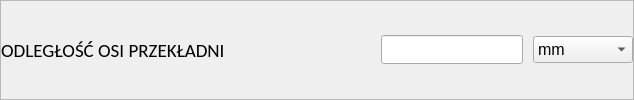
                  <widget class="QFrame" name="frame_wheelbase">
                   <property name="sizePolicy">
                    <sizepolicy hsizetype="Minimum" vsizetype="Maximum">
                     <horstretch>0</horstretch>
                     <verstretch>0</verstretch>
                    </sizepolicy>
                   </property>
                   <property name="styleSheet">
                    <string notr="true"/>
                   </property>
                   <property name="frameShape">
                    <enum>QFrame::StyledPanel</enum>
                   </property>
                   <property name="frameShadow">
                    <enum>QFrame::Raised</enum>
                   </property>
                   <layout class="QHBoxLayout" name="horizontalLayout_27">
                    <property name="spacing">
                     <number>0</number>
                    </property>
                    <property name="leftMargin">
                     <number>0</number>
                    </property>
                    <property name="topMargin">
                     <number>0</number>
                    </property>
                    <property name="rightMargin">
                     <number>0</number>
                    </property>
                    <property name="bottomMargin">
                     <number>0</number>
                    </property>
                    <item>
                     <widget class="QLabel" name="label_wheelbase">
                      <property name="sizePolicy">
                       <sizepolicy hsizetype="Fixed" vsizetype="Preferred">
                        <horstretch>0</horstretch>
                        <verstretch>0</verstretch>
                       </sizepolicy>
                      </property>
                      <property name="minimumSize">
                       <size>
                        <width>370</width>
                        <height>0</height>
                       </size>
                      </property>
                      <property name="maximumSize">
                       <size>
                        <width>370</width>
                        <height>16777215</height>
                       </size>
                      </property>
                      <property name="font">
                       <font>
                        <family>Calibri</family>
                        <pointsize>14</pointsize>
                       </font>
                      </property>
                      <property name="text">
                       <string>ODLEGŁOŚĆ OSI PRZEKŁADNI</string>
                      </property>
                     </widget>
                    </item>
                    <item>
                     <widget class="QLineEdit" name="lineEdit_wheelbase">
                      <property name="sizePolicy">
                       <sizepolicy hsizetype="Expanding" vsizetype="Fixed">
                        <horstretch>0</horstretch>
                        <verstretch>0</verstretch>
                       </sizepolicy>
                      </property>
                      <property name="minimumSize">
                       <size>
                        <width>0</width>
                        <height>40</height>
                       </size>
                      </property>
                      <property name="maximumSize">
                       <size>
                        <width>16777215</width>
                        <height>16777215</height>
                       </size>
                      </property>
                      <property name="font">
                       <font>
                        <family>Calibri</family>
                        <pointsize>14</pointsize>
                       </font>
                      </property>
                      <property name="styleSheet">
                       <string notr="true">margin: 10px;</string>
                      </property>
                      <property name="dragEnabled">
                       <bool>false</bool>
                      </property>
                      <property name="placeholderText">
                       <string/>
                      </property>
                      <property name="clearButtonEnabled">
                       <bool>true</bool>
                      </property>
                     </widget>
                    </item>
                    <item>
                     <widget class="QComboBox" name="comboBox_wheelbase">
                      <property name="sizePolicy">
                       <sizepolicy hsizetype="Fixed" vsizetype="Fixed">
                        <horstretch>0</horstretch>
                        <verstretch>0</verstretch>
                       </sizepolicy>
                      </property>
                      <property name="minimumSize">
                       <size>
                        <width>100</width>
                        <height>0</height>
                       </size>
                      </property>
                      <property name="maximumSize">
                       <size>
                        <width>100</width>
                        <height>16777215</height>
                       </size>
                      </property>
                      <property name="font">
                       <font>
                        <pointsize>12</pointsize>
                       </font>
                      </property>
                      <item>
                       <property name="text">
                        <string>mm</string>
                       </property>
                      </item>
                      <item>
                       <property name="text">
                        <string>cm</string>
                       </property>
                      </item>
                      <item>
                       <property name="text">
                        <string>m</string>
                       </property>
                      </item>
                     </widget>
                    </item>
                   </layout>
                  </widget>
